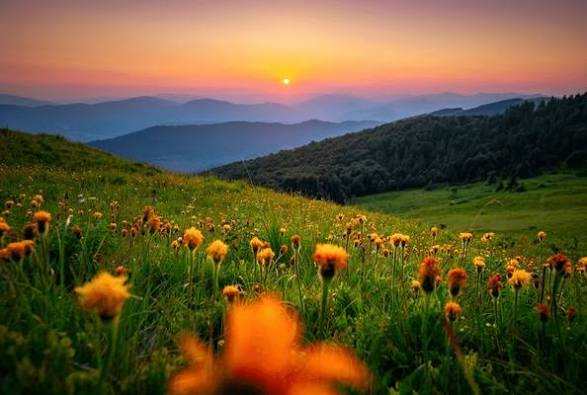
#> input picture template/t1.jpeg, 587 x 395 px
$ python temp.py
#> lines starting #> are read from the running program, lines starting #| are printed output that depends on the picture
import cv2
import numpy as np
import os
os.chdir(r"C:\Users\Downloads\Reinhard color transfer")
input_dir="input/"
output_dir="output/"
input_image_list=os.listdir(input_dir)
def get_mean_and_std(x):
    x_mean,x_std=cv2.meanStdDev(x)
    x_mean=np.hstack(np.around(x_mean,2))
    x_std=np.hstack(np.around(x_std,2))
    return x_mean,x_std
template_img=cv2.imread('template/t1.jpeg')
#> template_img is the input picture: shape (395, 587, 3); mean B, G, R 52.6, 87.1, 103.6
template_img=cv2.cvtColor(template_img,cv2.COLOR_BGR2LAB)
#> template_img: shape (395, 587, 3); mean of channels 0, 1, 2 96, 130.5, 149.2
template_mean,template_std=get_mean_and_std(template_img)
#> in get_mean_and_std, `x_mean,x_std=cv2.meanStdDev(x)`: x_mean = [96.04, 130.5, 149.2]; x_std = [56.65, 17.4, 21.97]
#> template_mean = [96.04, 130.5, 149.2]; template_std = [56.65, 17.4, 21.97]
for img in(input_image_list):
    print(img)
    input_img=cv2.imread(input_dir+img)
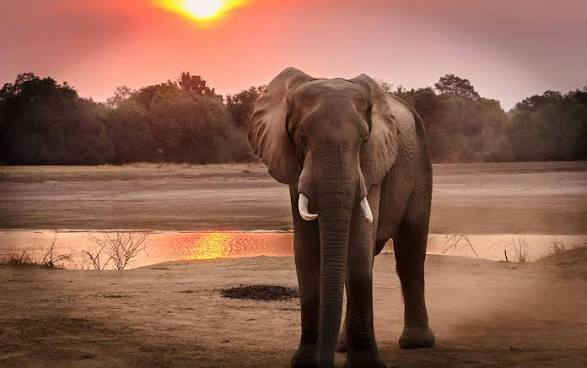
#> input picture input/inf.jpeg, 587 x 368 px
#> input_img is the input picture: shape (368, 587, 3); mean B, G, R 80, 97, 140.5
    input_img=cv2.cvtColor(input_img,cv2.COLOR_BGR2LAB)
#> input_img: shape (368, 587, 3); mean of channels 0, 1, 2 113.4, 143.3, 144.6
    img_mean,img_std=get_mean_and_std(input_img)
#> img_mean = [113.4, 143.3, 144.6]; img_std = [54.78, 8.3, 8.7]
    height,width,channel=input_img.shape
#> height = 368; width = 587; channel = 3
    for i in range (0,height):
        for j in range (0,width):
            for k in range (0,channel):
                x=input_img[i,j,k]
                x=((x-img_mean[k])*(template_std[k]/img_std[k])+template_mean[k])
                x=round(x)
                x=0 if x<0 else x
                x=255 if x>255 else x
                input_img[i,j,k]=x
#> input_img: shape (368, 587, 3); mean of channels 0, 1, 2 96.4, 130.6, 149.1
    input_img = cv2.cvtColor(input_img, cv2.COLOR_LAB2BGR)
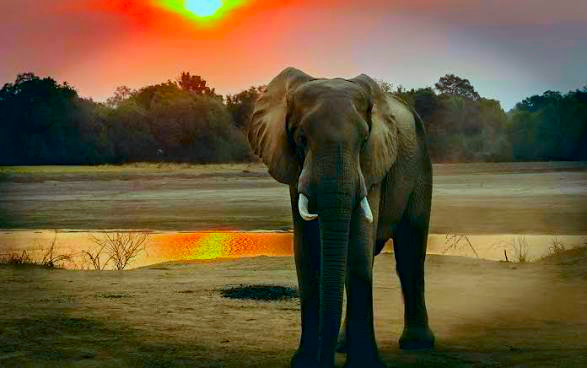
#> input_img: shape (368, 587, 3); mean B, G, R 55.5, 87.5, 106.4

    cv2.imwrite(output_dir+"modified_"+img,input_img)
